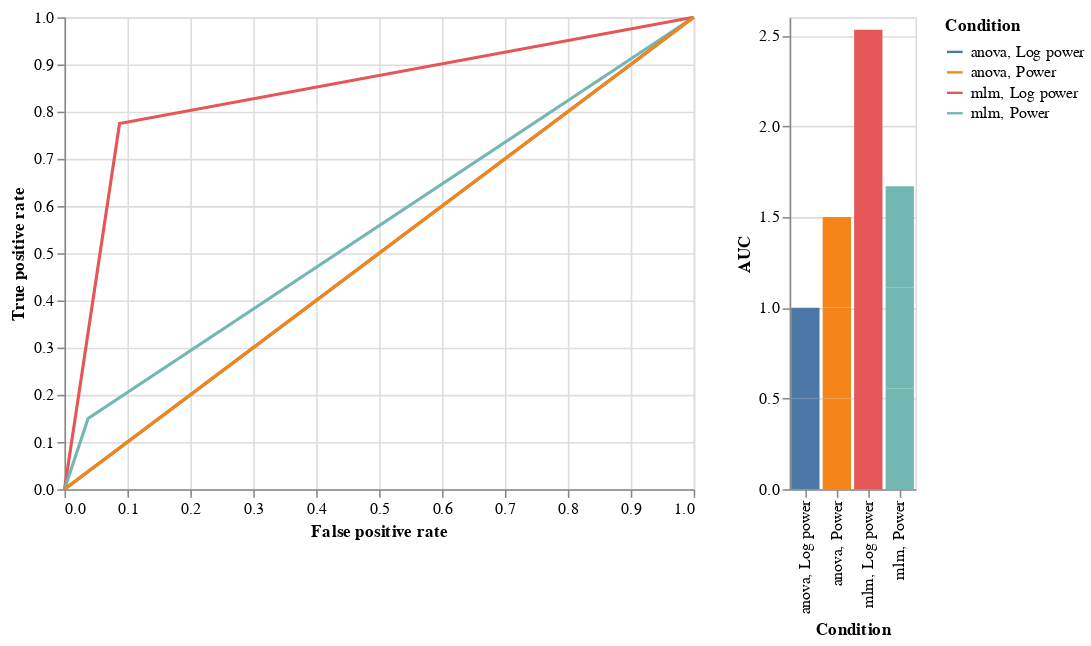

Notebook cell for this chart:
### Code cell
import altair as alt
alt.Chart(df).mark_line(fill=None).encode(
    x='False positive rate',
    y='True positive rate',
    color='Condition'
) | \
    alt.Chart(df).mark_bar().encode(
    x='Condition',
    y='AUC',
    color='Condition'
    )

### Figure 1 — Vega-Lite specification as saved in the notebook (floating-point values rounded to 4 significant figures)
{"config": {"view": {"continuousWidth": 400, "continuousHeight": 300}}, "hconcat": [{"mark": {"type": "line", "fill": null}, "encoding": {"color": {"type": "nominal", "field": "Condition"}, "x": {"type": "quantitative", "field": "False positive rate"}, "y": {"type": "quantitative", "field": "True positive rate"}}}, {"mark": "bar", "encoding": {"color": {"type": "nominal", "field": "Condition"}, "x": {"type": "nominal", "field": "Condition"}, "y": {"type": "quantitative", "field": "AUC"}}}], "data": {"name": "data-7718f2a47f4f49bde4503ca634922f11"}, "$schema": "https://vega.github.io/schema/vega-lite/v4.8.1.json", "datasets": {"data-7718f2a47f4f49bde4503ca634922f11": [{"False positive rate": 0.0, "True positive rate": 0.0, "Condition": "mlm, Log power", "AUC": 0.8438}, {"False positive rate": 0.0875, "True positive rate": 0.775, "Condition": "mlm, Log power", "AUC": 0.8438}, {"False positive rate": 1.0, "True positive rate": 1.0, "Condition": "mlm, Log power", "AUC": 0.8438}, {"False positive rate": 0.0, "True positive rate": 0.0, "Condition": "mlm, Power", "AUC": 0.5563}, {"False positive rate": 0.0375, "True positive rate": 0.15, "Condition": "mlm, Power", "AUC": 0.5563}, {"False positive rate": 1.0, "True positive rate": 1.0, "Condition": "mlm, Power", "AUC": 0.5563}, {"False positive rate": 0.0, "True positive rate": 0.0, "Condition": "anova, Log power", "AUC": 0.5}, {"False positive rate": 1.0, "True positive rate": 1.0, "Condition": "anova, Log power", "AUC": 0.5}, {"False positive rate": 0.0, "True positive rate": 0.0, "Condition": "anova, Power", "AUC": 0.5}, {"False positive rate": 0.875, "True positive rate": 0.875, "Condition": "anova, Power", "AUC": 0.5}, {"False positive rate": 1.0, "True positive rate": 1.0, "Condition": "anova, Power", "AUC": 0.5}]}}
